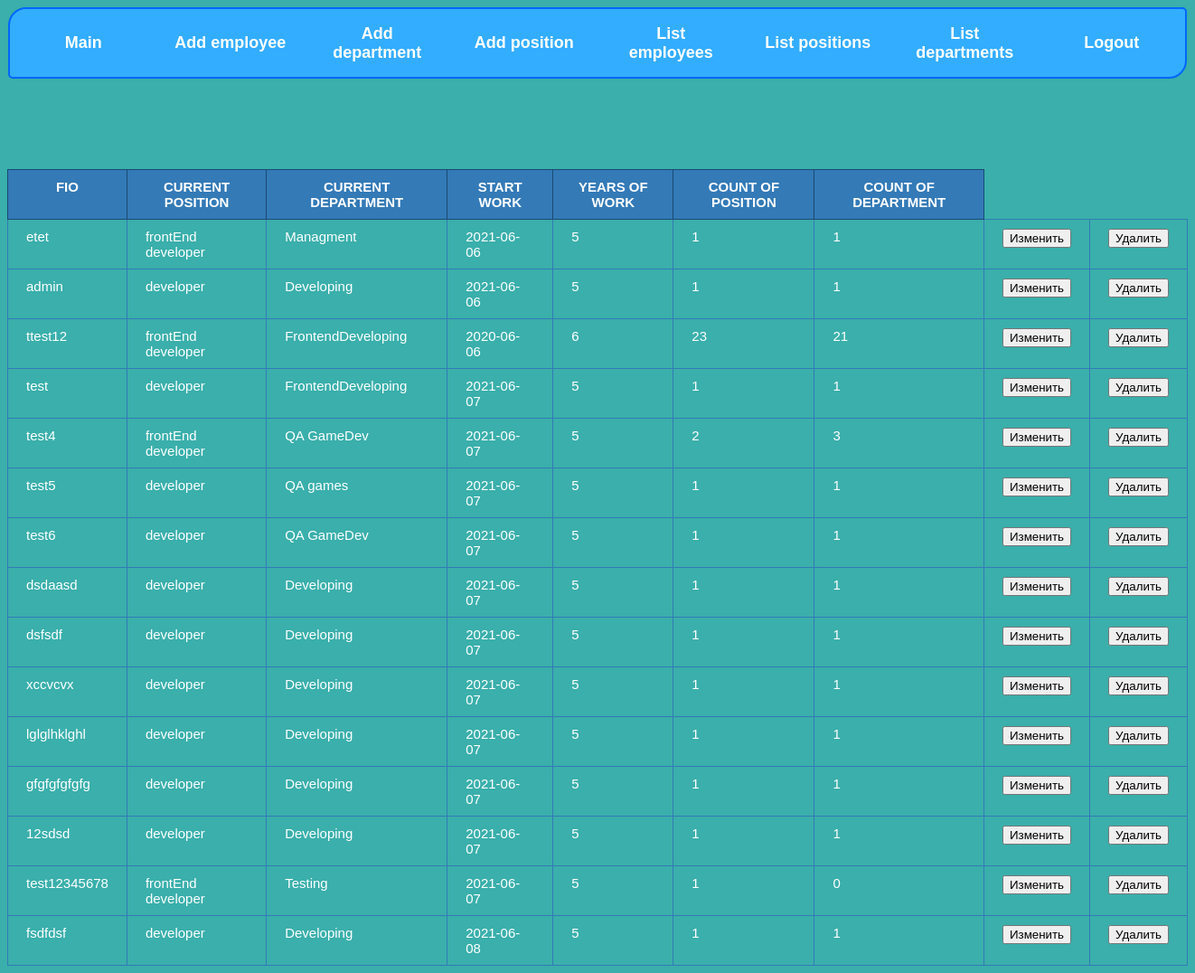
Before: /employees (signed in) with the older database file.
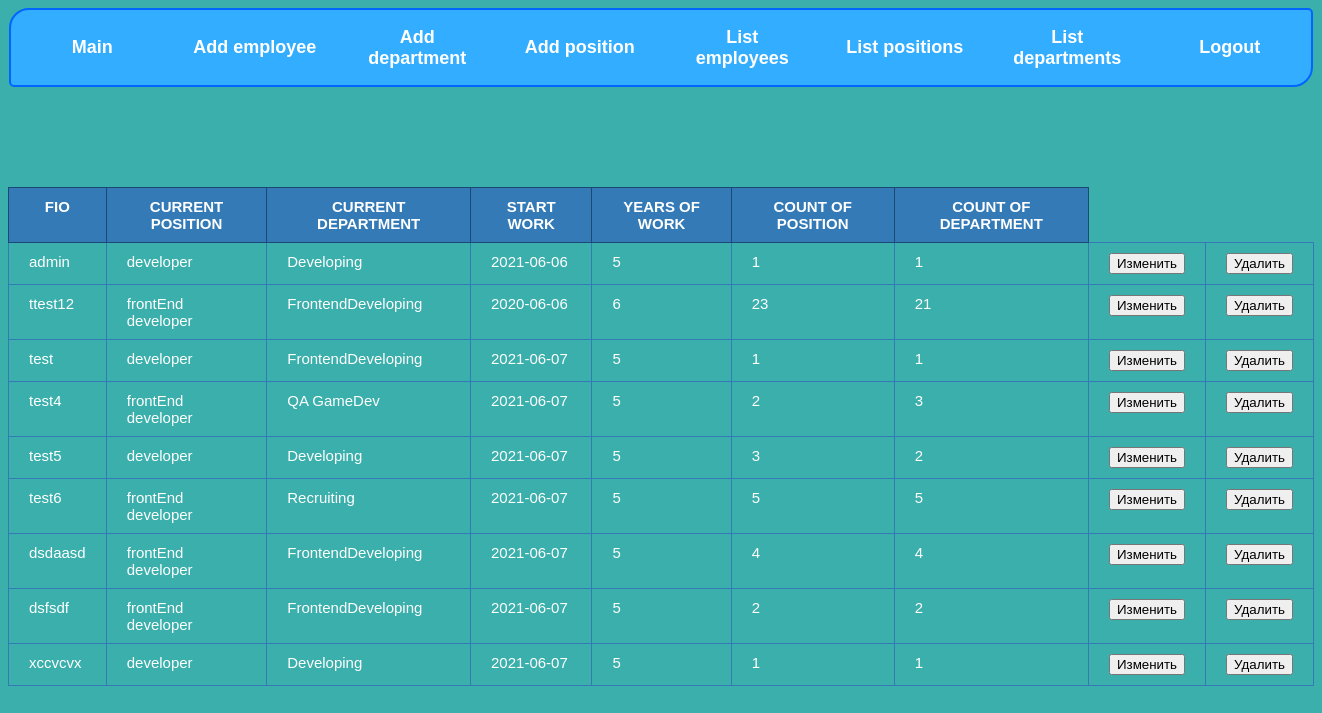
After: the same page with the newer database file.
### tables this page shows
CREATE TABLE employee (id integer PRIMARY KEY AUTOINCREMENT, fio varchar (255) NOT NULL, position_id integer REFERENCES position (id) ON DELETE SET NULL, department_id id integer REFERENCES department (id) ON DELETE SET NULL, date_start DATE);

CREATE TABLE position (id integer primary key autoincrement, position_name varchar(255) not null, description text not null);

CREATE TABLE department (id integer PRIMARY KEY AUTOINCREMENT, department_name varchar (255) NOT NULL, parent_id integer REFERENCES department (id) ON DELETE CASCADE REFERENCES department (id));

### app/routes.py (the view)
@app.route('/employees')
@login_required
def list_employees() -> Response:
    result_join = new_db.select_requests('SELECT employee.id, employee.fio, department.department_name, '
                                         'position.position_name, employee.date_start, '
                                         'CASE WHEN count_dep IS NULL THEN 1 WHEN count_dep IS NOT NULL '
                                         'THEN count_dep end as count_dep, '
                                         'CASE WHEN count_pos IS NULL THEN 1 WHEN count_pos IS NOT NULL '
                                         'THEN count_pos end as count_pos, '
                                         'date("now") - date_start as diff_year FROM employee '
                                         'INNER JOIN department ON employee.department_id = department.id '
                                         'INNER JOIN position on employee.position_id = position.id '
                                         'LEFT JOIN count_dep_pos_employee ON '
                                         'employee.id = count_dep_pos_employee.employee_id')
    return render_template('list view/list_employees.html', year=date.today(), result_join=result_join)

### app/db.py (called while the page is built)
def get_db():
    if 'db' not in g:
        g.db = sqlite3.connect(
            current_app.config['DATABASE'],
            detect_types=sqlite3.PARSE_DECLTYPES
        )
        g.db.row_factory = sqlite3.Row
    return g.db

@app.teardown_appcontext
def close_connection(exception):
    db = getattr(g, '_database', None)
    if db is not None:
        db.close()

def select_requests(command: str) -> typing.List[sqlite3.Row]:
    data = get_db()
    select = data.execute(command).fetchall()
    return select

### app/routes.py (called while the page is built)
def login_required(view: typing.Any) -> typing.Any:
    @functools.wraps(view)
    def wrapped_view(**kwargs):
        if g.user is None:
            return redirect('/login')
        return view(**kwargs)
    return wrapped_view

@app.before_request
def load_logged_in_user():
    user_id = session.get('user_id')
    if user_id is None:
        g.user = None
    else:
        g.user = new_db.get_db().execute(
            'SELECT * FROM user WHERE id = ?', (user_id,)
        ).fetchone()

### app/templates/list view/list_employees.html
{% extends 'main.html' %}
    {% block static %}
        <link rel="stylesheet" href="{{ url_for('static', filename='table.css') }}">
    {% endblock %}
{% block content %}
<table class="resp-tab">
    <thead>
    <tr>
        <th>fio</th>
        <th>current position</th>
        <th>current department</th>
        <th>start work</th>
        <th>years of work</th>
        <th>count of position</th>
        <th>count of department</th>
    </tr>
    </thead>
    {% for field in result_join %}
    <tbody>
    <tr>
        <td>{{ field['fio'] }}</td>
        <td>{{ field['position_name'] }}</td>
        <td>{{ field['department_name'] }}</td>
        <td>{{ field['date_start'] }}</td>
        <td>{{ field['diff_year'] }}</td>
        <td>{{ field['count_pos'] }}</td>
        <td>{{ field['count_dep'] }}</td>
        <td>
            <button><a href="{{ url_for('update_employee', employee_id=field['id']) }}">Изменить</a></button>
        </td>
        <td>
            <button class="test"><a href="{{ url_for('delete_employee', employee_id=field['id']) }}">Удалить</a></button>
        </td>
    </tr>
    </tbody>
    {% endfor %}
</table>
{% endblock %}

Changed rows visible on the page:
no longer on this page (row unchanged): employee: fio "etet", position_name "frontEnd developer", department_name "Managment", date_start "2021-06-06", diff_year "5", count_pos "1", count_dep "1"
no longer on this page (row edited): employee: fio "lglglhklghl", position_name "developer", department_name "Developing", date_start "2021-06-07", diff_year "5", count_pos "1", count_dep "1"
removed employee: fio "gfgfgfgfgfg", position_name "developer", department_name "Developing", date_start "2021-06-07", diff_year "5", count_pos "1", count_dep "1"
removed employee: fio "12sdsd", position_name "developer", department_name "Developing", date_start "2021-06-07", diff_year "5", count_pos "1", count_dep "1"
removed employee: fio "test12345678", position_name "frontEnd developer", department_name "Testing", date_start "2021-06-07", diff_year "5", count_pos "1", count_dep "0"
removed employee: fio "fsdfdsf", position_name "developer", department_name "Developing", date_start "2021-06-08", diff_year "5", count_pos "1", count_dep "1"
changed employee "test5": department_name "QA games" → "Developing"; count_pos "1" → "3"; count_dep "1" → "2"
changed employee "test6": position_name "developer" → "frontEnd developer"; department_name "QA GameDev" → "Recruiting"; count_pos "1" → "5"; count_dep "1" → "5"
changed employee "dsdaasd": position_name "developer" → "frontEnd developer"; department_name "Developing" → "FrontendDeveloping"; count_pos "1" → "4"; count_dep "1" → "4"
changed employee "dsfsdf": position_name "developer" → "frontEnd developer"; department_name "Developing" → "FrontendDeveloping"; count_pos "1" → "2"; count_dep "1" → "2"
